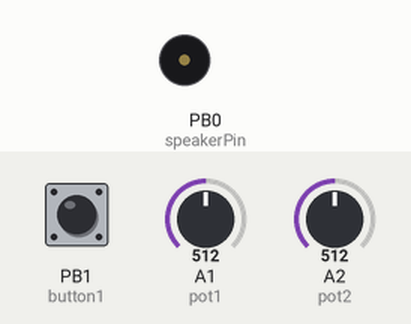
Recording of a sketch running on a simulated ATtiny85, built with avr-gcc and run on an emulated ATtiny85. On the bench: buzzer (waves = sounding). The test bench sets the inputs (shaded band); at power-on: PB1 (button1) LOW, A1 (pot1) = 512, A2 (pot2) = 512.

Above: at 1.2 s.
1.3 s: PB1 (button1) pulled HIGH for 0.15 s
At 1.61 s:
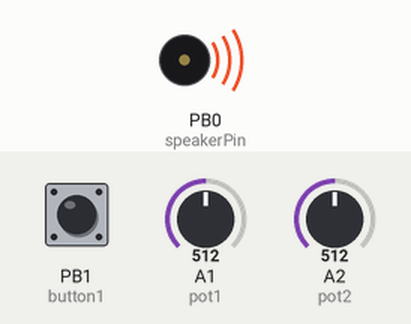
4.3 s: A1 (pot1) set to 122
5.9 s: A2 (pot2) set to 716
8.9 s: A1 (pot1) set to 306
Timing chart, 0 to 11.9 s (numbered marks = the images above; inputs shaded):
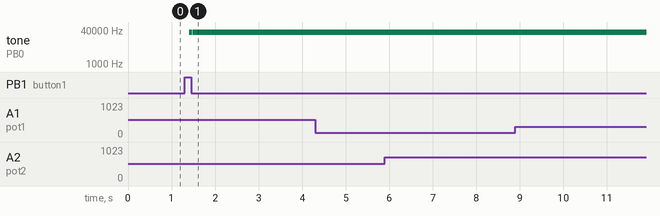

The sketch:

Neckar_8bitMixTapeExamples.ino
```cpp
// 8Step MixTape Example Code
// Basic Onliner
// Crazy shit 8-bit symphony generator
/*
 * inspired by:
 *  http://countercomplex.blogspot.com/2011/10/algorithmic-symphonies-from-one-line-of.html
 *  http://countercomplex.blogspot.com.es/2011/10/some-deep-analysis-of-one-line-music.html
 *
 *  try it online:
 *  http://wurstcaptures.untergrund.net/music/
 *
 */

// ATMEL ATTINY85 / ARDUINO
//
//                      +-\/-+
//  Reset A0 (D 5) PB5 1|    |8  Vcc
//        A3 (D 3) PB3 2|    |7  PB2 (D 2) A1
//   A2 pwm4 (D 4) PB4 3|    |6  PB1 (D 1) pwm1
//                 GND 4|    |5  PB0 (D 0) pwm0
//                      +----+

int speakerPin = PB0;
int button1 = PB1;
int button2 = PB3;

int pot1 = A1; //PB2
int pot2 = A2; //PB4

int buttonState1 = 0;
int lastButtonState1 = 0;
int count = -1;

long t = 0;

unsigned int p0 = 0;
unsigned int delta_T = 0;

int snd = 0;

void setup () {
  TCCR0A |= (1<<WGM00)|(1<<WGM01); //Fast pwm
  TCCR0B = TCCR0B & B11111000 | B00000001; //no timer pre-scaler, fast PWM

  pinMode (speakerPin, OUTPUT);
  pinMode (button1, INPUT);
  pinMode (button2, INPUT);
  pinMode (pot1, INPUT);
  pinMode (pot2, INPUT);

}

void loop () {
    // read the state of the switch into a local variable:
    buttonState1 = digitalRead(button1);

    // read the potentiometers into a local variable:
    p0 = (analogRead(pot1)>>4);
    delta_T = ((analogRead(pot2)));

    if (buttonState1 != lastButtonState1 && buttonState1 == HIGH) {
    // if the state has changed, increment the counter
      count++;
      t = 0;
      delay(1000);
      if (count > 2) {
        count = 0;
      }

    }

    lastButtonState1 = buttonState1;

    switch(count) {
       case 0: // a classic
       snd = t*((t>>12|t>>8)&63&t>>(p0>>3));
       break;
       case 1: // //dubStep
       snd = t>>3&1?t>>4:-t>>(p0>>3) ; //dubStep
       break;
    }

    //snd = t>>3&1?t>>4:-t>>(p0>>3) ; //dubStep
    //snd = (t|3) * ((t>>1|t>>6)&p0&t>>3); // 4onTheFloor
    //snd = (t|4) * ((t>>17|t>>11)&p0&t>>3);
    //snd = t>>3&1?t>>17:-t>>p0;
    //snd = t*t/p0;
    //snd = (t|5) * ((t>>p0|t>>11)&p0&t>>3);
    //snd = (t*(t>>8|t>>4))>>(t>>p0);

    //Tribute to Klaus
    //snd = (( ( (t/( ((t>>12)&3)==0?p0:((t>>12)&3)==1?8:((t>>12)&3)==2?12:16) ) & (t>>((10+((t>>16)&3))))) | ((t/( ((t>>14)&3)==0?6:((t>>14)&3)==1?8:((t>>14)&3)==2?12:16)) & (t>>((11+((t>>18)&1))))) )&1)*10;
    //snd = ((((t/3)&(t>>11))|((t/5)&(t>>p0)))&7)*30;
    //snd = ( (((t>>9)&1)|((t>>10)&2)|((t>>8)&4)|((t>>9)&8)) & ((((t/3)&1)|((t/4)&2)|((t/5)&4)|((t/6)&8) ) )&15)*15;
    //snd = (((((t/3)&((t/2)>>13)))^(((t/2)&((t/(p0>>3))>>9))))&p0)*15;

    analogWrite (speakerPin, snd);
    //digitalWrite (speakerPin, snd);
    delayMicroseconds((delta_T+1>>4)+0);
    t++;

}
```

Measured:
- after the input at 1.3 s, tone on PB0 (speakerPin): silent → 31250 Hz after 0.10 s, → silent 0.08 s later, → 31250 Hz 0.01 s later
